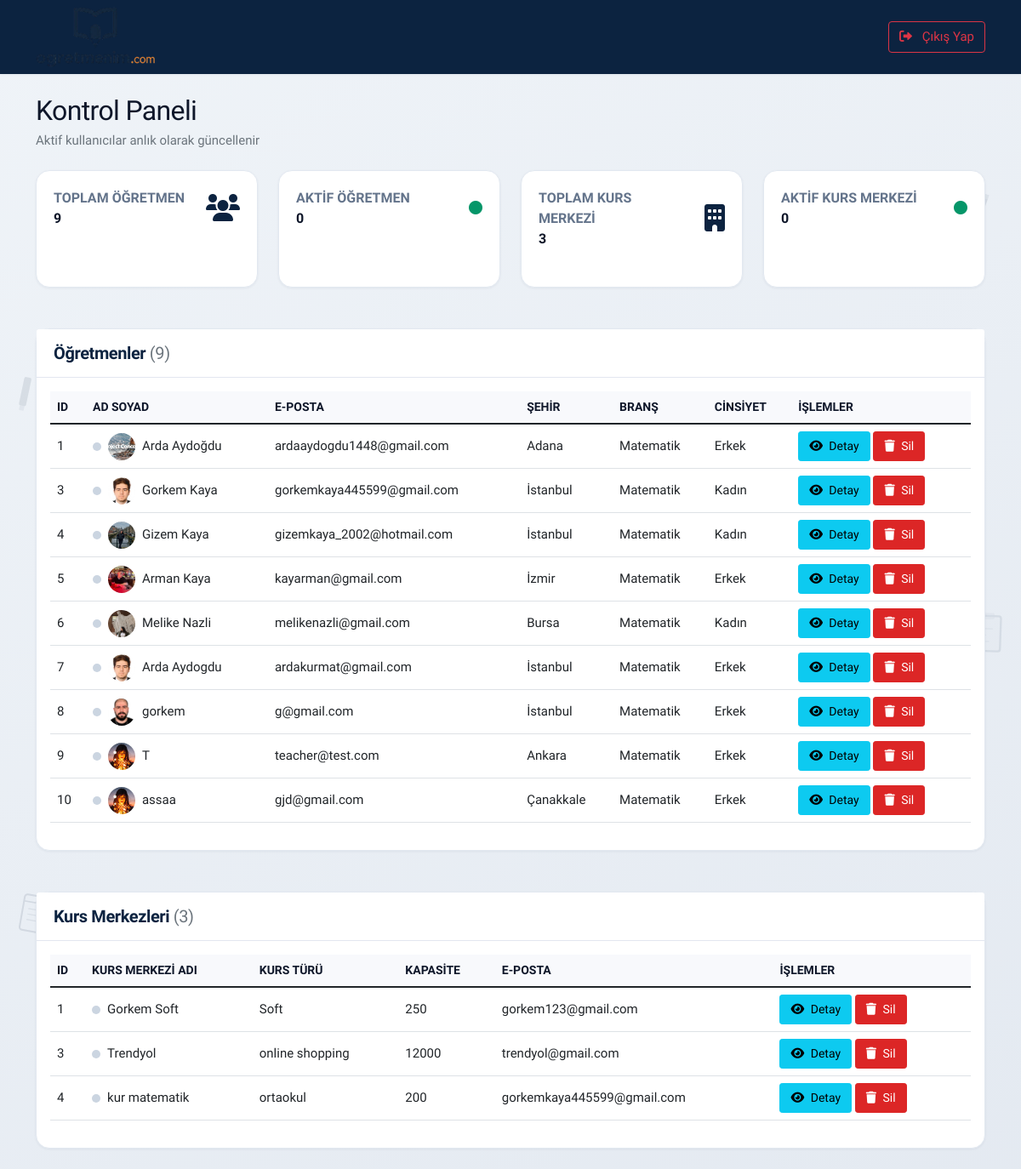
Page /adminpanel/adminpanel/dashboard (signed in) on the committed database.
### conntoapp/models.py (models this page shows, shortened)
class CustomUser(AbstractUser):
    fullname = models.CharField(max_length=100, verbose_name="Ad Soyad")
    twitter = models.CharField(max_length=100, null=True, blank=True, verbose_name="Twitter (X)")
    facebook = models.CharField(max_length=100, null=True, blank=True, verbose_name="Facebook")
    linkedin = models.CharField(max_length=100, null=True, blank=True, verbose_name="LinkedIn")
    instagram = models.CharField(max_length=100, null=True, blank=True, verbose_name="Instagram")
    gender = models.CharField(max_length=6, choices=CustomUserChoices.GENDER_CHOICES, verbose_name="Cinsiyet")
    birth_date = models.DateField(verbose_name="Doğum Tarihi")
    phone = models.CharField(max_length=20, null=True, blank=True, verbose_name="Telefon")
    branch = models.CharField(
        max_length=50,
        choices=TeacherChoices.BRANCH_CHOICES,
        default='matematik',
        verbose_name="Branş",
    )
    experience_years = models.CharField(
        max_length=10,
        choices=TeacherChoices.EXPERIENCE_CHOICES,
        default='0-1',
        verbose_name="Deneyim Süresi",
    )
    work_schedule = models.CharField(
        max_length=20,
        choices=TeacherChoices.WORK_SCHEDULE_CHOICES,
        default='her_ikisi',
        verbose_name="Çalışma Şekli",
    )
    city = models.CharField(max_length=30, choices=CustomUserChoices.TURKISH_CITIES, verbose_name="Şehir")
    district = models.CharField(max_length=50, null=True, blank=True, verbose_name="İlçe")
    job = models.CharField(max_length=20, blank=True, default='')
    short_description = models.CharField(max_length=100, null=True, blank=True, verbose_name="Kısa Tanıtım")
    long_description = models.TextField(max_length=500, null=True, blank=True, verbose_name="Biyografi")
    view = models.IntegerField(default=0)
    last_seen = models.DateTimeField(null=True, blank=True, verbose_name="Son Aktiflik")
    image = models.ImageField(upload_to="images/", default="images/default.jpg", null=False, blank=False, verbose_name="Profil Fotoğrafı")
    class Meta:
        verbose_name = "Öğretmen"
        verbose_name_plural = "Öğretmenler"

class CourseCenter(models.Model):
    center_name = models.CharField(max_length=100, verbose_name="Kurs Merkezi Adı")
    center_type = models.CharField(max_length=100, verbose_name="Kurs Türü")
    teacher_capacity = models.IntegerField(verbose_name="Öğretmen Kapasitesi")
    email = models.EmailField(unique=True, null=True, blank=True, verbose_name="E-posta")
    password = models.CharField(max_length=128, null=True, blank=True)
    last_seen = models.DateTimeField(null=True, blank=True, verbose_name="Son Aktiflik")
    image = models.ImageField(
        upload_to="course_centers/",
        default="images/default.jpg",
        null=False,
        blank=False,
        verbose_name="Profil Fotoğrafı",
    )
    class Meta:
        verbose_name = "Kurs Merkezi"
        verbose_name_plural = "Kurs Merkezleri"

### conntoapp/views.py (the view)
# urls.py: path('adminpanel/dashboard', views.admin_dashboard, name="admin_dashboard"),
def admin_dashboard(request):
    if 'admin_id' not in request.session:
        return redirect('admin_panel_login')
    users = CustomUser.objects.all()
    course_centers = CourseCenter.objects.all()
    presence = get_active_user_snapshot()
    context = {
        'users': users,
        'course_centers': course_centers,
        'total_users': users.count(),
        'total_course_centers': course_centers.count(),
        'active_teachers': presence['active_teachers'],
        'active_course_centers': presence['active_course_centers'],
        'active_teacher_ids': {int(user_id) for user_id in presence['teachers']},
        'active_course_center_ids': {
            int(course_center_id)
            for course_center_id in presence['course_centers']
        },
    }
    return render(request, "admintemplate/admin-dashboard.html", context)

### conntoapp/templates/admintemplate/admin-dashboard.html (shortened to what this page needs)
{% extends 'admintemplate/base.html' %}
{% block content %}
<div class="container">
    <div class="row mb-4">
        <div class="col-md-6">
            <h2 class="mb-0">Kontrol Paneli</h2>
            <p class="text-muted mb-0 mt-1">Aktif kullanıcılar anlık olarak güncellenir</p>
        </div>
    </div>
    <div class="row mb-4">
        <div class="col-xl-3 col-md-6 mb-4">
            <div class="card stats-card h-100">
                <div class="card-body">
                    <div class="row align-items-center">
                        <div class="col">
                            <div class="stats-title">Toplam Öğretmen</div>
                            <div class="stats-value">{{ total_users }}</div>
                        </div>
                        <div class="col-auto">
                            <i class="fas fa-users stats-icon"></i>
                        </div>
                    </div>
                </div>
            </div>
        </div>
        <div class="col-xl-3 col-md-6 mb-4">
            <div class="card stats-card stats-card--active h-100">
                <div class="card-body">
                    <div class="row align-items-center">
                        <div class="col">
                            <div class="stats-title">Aktif Öğretmen</div>
                            <div class="stats-value" id="active-teachers-count">{{ active_teachers }}</div>
                        </div>
                        <div class="col-auto">
                            <i class="fas fa-circle stats-icon stats-icon--active"></i>
                        </div>
                    </div>
                </div>
            </div>
        </div>
        <div class="col-xl-3 col-md-6 mb-4">
            <div class="card stats-card h-100">
                <div class="card-body">
                    <div class="row align-items-center">
                        <div class="col">
                            <div class="stats-title">Toplam Kurs Merkezi</div>
                            <div class="stats-value">{{ total_course_centers }}</div>
                        </div>
                        <div class="col-auto">
                            <i class="fas fa-building stats-icon"></i>
                        </div>
                    </div>
                </div>
            </div>
        </div>
        <div class="col-xl-3 col-md-6 mb-4">
            <div class="card stats-card stats-card--active h-100">
                <div class="card-body">
                    <div class="row align-items-center">
                        <div class="col">
                            <div class="stats-title">Aktif Kurs Merkezi</div>
                            <div class="stats-value" id="active-course-centers-count">{{ active_course_centers }}</div>
                        </div>
                        <div class="col-auto">
                            <i class="fas fa-circle stats-icon stats-icon--active"></i>
                        </div>
                    </div>
                </div>
            </div>
        </div>
    </div>
    <div class="row">
        <div class="col-md-12">
            <div class="card">
                <div class="card-header d-flex justify-content-between align-items-center">
                    <h5 class="mb-0">Öğretmenler <span class="text-muted fw-normal">({{ total_users }})</span></h5>
                </div>
                <div class="card-body">
                    <div class="table-responsive">
                        <table class="table table-hover">
                            <thead>
                                <tr>
                                    <th>ID</th>
                                    <th>Ad Soyad</th>
                                    <th>E-posta</th>
                                    <th>Şehir</th>
                                    <th>Branş</th>
                                    <th>Cinsiyet</th>
                                    <th>İşlemler</th>
                                </tr>
                            </thead>
                            <tbody>
                                {% for user in users %}
                                <tr>
                                    <td>{{ user.id }}</td>
                                    <td>
                                        <div class="d-flex align-items-center gap-2">
                                            <span
                                                class="presence-dot{% if user.id in active_teacher_ids %} presence-dot--active{% endif %}"
                                                data-presence-type="teacher"
                                                data-presence-id="{{ user.id }}"
                                                title="{% if user.id in active_teacher_ids %}Şu an aktif{% else %}Çevrimdışı{% endif %}"
                                                aria-label="{% if user.id in active_teacher_ids %}Şu an aktif{% else %}Çevrimdışı{% endif %}"
                                            ></span>
                                            <img src="{{ user.image.url }}" alt="{{ user.fullname }}" class="rounded-circle" style="width: 32px; height: 32px; object-fit: cover;">
                                            {{ user.fullname }}
                                        </div>
                                    </td>
                                    <td>{{ user.email }}</td>
                                    <td>{{ user.get_city_display }}</td>
                                    <td>{{ user.get_branch_display }}</td>
                                    <td>{{ user.get_gender_display }}</td>
                                    <td>
                                        <a href="{% url 'admin_user_detail' user.id %}" class="btn btn-info btn-sm">
                                            <i class="fas fa-eye me-1"></i>
                                            Detay
                                        </a>
                                        <a href="{% url 'admin_delete_user' user.id %}" class="btn btn-danger btn-sm" onclick="return confirm('Bu öğretmeni silmek istediğinize emin misiniz?')">
                                            <i class="fas fa-trash me-1"></i>
                                            Sil
                                        </a>
                                    </td>
                                </tr>
                                {% endfor %}
                            </tbody>
                        </table>
                    </div>
                </div>
            </div>
        </div>
    </div>
    <div class="row mt-4">
        <div class="col-md-12">
            <div class="card">
                <div class="card-header d-flex justify-content-between align-items-center">
                    <h5 class="mb-0">Kurs Merkezleri <span class="text-muted fw-normal">({{ total_course_centers }})</span></h5>
                </div>
                <div class="card-body">
                    <div class="table-responsive">
                        <table class="table table-hover">
                            <thead>
                                <tr>
                                    <th>ID</th>
                                    <th>Kurs Merkezi Adı</th>
                                    <th>Kurs Türü</th>
                                    <th>Kapasite</th>
                                    <th>E-posta</th>
                                    <th>İşlemler</th>
                                </tr>
                            </thead>
                            <tbody>
                                {% for course_center in course_centers %}
                                <tr>
                                    <td>{{ course_center.id }}</td>
                                    <td>
                                        <div class="d-flex align-items-center gap-2">
                                            <span
                                                class="presence-dot{% if course_center.id in active_course_center_ids %} presence-dot--active{% endif %}"
                                                data-presence-type="course_center"
                                                data-presence-id="{{ course_center.id }}"
                                                title="{% if course_center.id in active_course_center_ids %}Şu an aktif{% else %}Çevrimdışı{% endif %}"
                                                aria-label="{% if course_center.id in active_course_center_ids %}Şu an aktif{% else %}Çevrimdışı{% endif %}"
                                            ></span>
                                            {{ course_center.center_name }}
                                        </div>
                                    </td>
                                    <td>{{ course_center.center_type }}</td>
                                    <td>{{ course_center.teacher_capacity }}</td>
                                    <td>{{ course_center.email }}</td>
                                    <td>
                                        <a href="{% url 'admin_course_center_detail' course_center.id %}" class="btn btn-info btn-sm">
                                            <i class="fas fa-eye me-1"></i>
                                            Detay
                                        </a>
                                        <a href="{% url 'admin_delete_course_center' course_center.id %}" class="btn btn-danger btn-sm" onclick="return confirm('Bu kurs merkezini silmek istediğinize emin misiniz?')">
                                            <i class="fas fa-trash me-1"></i>
                                            Sil
                                        </a>
                                    </td>
                                </tr>
                                {% endfor %}
                            </tbody>
                        </table>
                    </div>
                </div>
            </div>
        </div>
    </div>
</div>
{% endblock %}

### rows in the picture
CustomUser: id "1", image (picture), fullname "Arda Aydoğdu", email "ardaaydogdu1448@gmail.com", city "Adana", branch "Matematik", gender "Erkek"
CustomUser: id "3", image (picture), fullname "Gorkem Kaya", email "gorkemkaya445599@gmail.com", city "İstanbul", branch "Matematik", gender "Kadın"
CustomUser: id "4", image (picture), fullname "Gizem Kaya", email "gizemkaya_2002@hotmail.com", city "İstanbul", branch "Matematik", gender "Kadın"
CustomUser: id "5", image (picture), fullname "Arman Kaya", email "kayarman@gmail.com", city "İzmir", branch "Matematik", gender "Erkek"
CustomUser: id "6", image (picture), fullname "Melike Nazli", email "melikenazli@gmail.com", city "Bursa", branch "Matematik", gender "Kadın"
CustomUser: id "7", image (picture), fullname "Arda Aydogdu", email "ardakurmat@gmail.com", city "İstanbul", branch "Matematik", gender "Erkek"
CustomUser: id "8", image (picture), fullname "gorkem", email "g@gmail.com", city "İstanbul", branch "Matematik", gender "Erkek"
CustomUser: id "9", image (placeholder picture), fullname "T", email "teacher@test.com", city "Ankara", branch "Matematik", gender "Erkek"
CustomUser: id "10", image (placeholder picture), fullname "assaa", email "gjd@gmail.com", city "Çanakkale", branch "Matematik", gender "Erkek"
CourseCenter: id "1", center_name "Gorkem Soft", center_type "Soft", teacher_capacity "250", email "gorkem123@gmail.com"
CourseCenter: id "3", center_name "Trendyol", center_type "online shopping", teacher_capacity "12000", email "trendyol@gmail.com"
CourseCenter: id "4", center_name "kur matematik", center_type "ortaokul", teacher_capacity "200", email "gorkemkaya445599@gmail.com"

### other values in the picture
{{ total_users }} "9"
{{ active_teachers }} "0"
{{ total_course_centers }} "3"
{{ active_course_centers }} "0"
